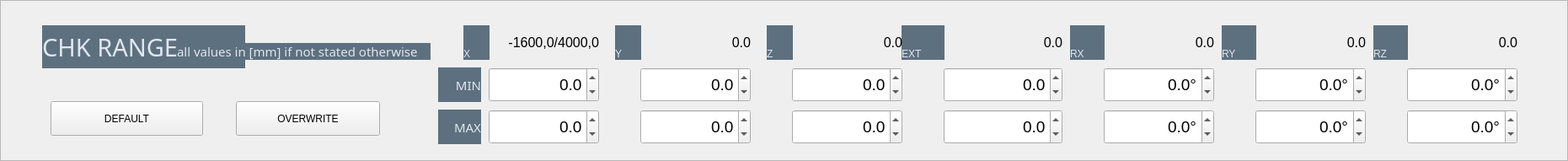
     <widget class="QFrame" name="CHKR_frame">
      <property name="geometry">
       <rect>
        <x>30</x>
        <y>730</y>
        <width>1861</width>
        <height>191</height>
       </rect>
      </property>
      <property name="frameShape">
       <enum>QFrame::StyledPanel</enum>
      </property>
      <property name="frameShadow">
       <enum>QFrame::Raised</enum>
      </property>
      <widget class="QLabel" name="CHKR_0_framelabel">
       <property name="geometry">
        <rect>
         <x>50</x>
         <y>30</y>
         <width>241</width>
         <height>51</height>
        </rect>
       </property>
       <property name="font">
        <font>
         <family>Bahnschrift</family>
         <pointsize>22</pointsize>
        </font>
       </property>
       <property name="styleSheet">
        <string notr="true">border: 0px;
font-size: 22pt;
padding: 0px;
background-color: #5D707F;
color: #E1E5EE;</string>
       </property>
       <property name="text">
        <string>CHK RANGE</string>
       </property>
       <property name="alignment">
        <set>Qt::AlignLeading|Qt::AlignLeft|Qt::AlignVCenter</set>
       </property>
      </widget>
      <widget class="QDoubleSpinBox" name="CHKR_float_y_max">
       <property name="geometry">
        <rect>
         <x>760</x>
         <y>130</y>
         <width>131</width>
         <height>41</height>
        </rect>
       </property>
       <property name="styleSheet">
        <string notr="true">font-size: 14pt;</string>
       </property>
       <property name="alignment">
        <set>Qt::AlignRight|Qt::AlignTrailing|Qt::AlignVCenter</set>
       </property>
       <property name="decimals">
        <number>1</number>
       </property>
       <property name="minimum">
        <double>-9999.000000000000000</double>
       </property>
       <property name="maximum">
        <double>9999.000000000000000</double>
       </property>
       <property name="singleStep">
        <double>10.000000000000000</double>
       </property>
      </widget>
      <widget class="QLabel" name="CHKR_lbl_x">
       <property name="geometry">
        <rect>
         <x>550</x>
         <y>30</y>
         <width>31</width>
         <height>41</height>
        </rect>
       </property>
       <property name="styleSheet">
        <string notr="true">border: 0px;
background-color: #5D707F;
color: #E1E5EE;</string>
       </property>
       <property name="text">
        <string>X</string>
       </property>
       <property name="alignment">
        <set>Qt::AlignBottom|Qt::AlignLeading|Qt::AlignLeft</set>
       </property>
      </widget>
      <widget class="QLabel" name="CHKR_disp_ext">
       <property name="geometry">
        <rect>
         <x>1120</x>
         <y>30</y>
         <width>141</width>
         <height>41</height>
        </rect>
       </property>
       <property name="styleSheet">
        <string notr="true">font-size:12pt;</string>
       </property>
       <property name="text">
        <string>0.0</string>
       </property>
       <property name="alignment">
        <set>Qt::AlignRight|Qt::AlignTrailing|Qt::AlignVCenter</set>
       </property>
      </widget>
      <widget class="QDoubleSpinBox" name="CHKR_float_rx_max">
       <property name="geometry">
        <rect>
         <x>1310</x>
         <y>130</y>
         <width>131</width>
         <height>41</height>
        </rect>
       </property>
       <property name="styleSheet">
        <string notr="true">font-size: 14pt;</string>
       </property>
       <property name="alignment">
        <set>Qt::AlignRight|Qt::AlignTrailing|Qt::AlignVCenter</set>
       </property>
       <property name="suffix">
        <string>°</string>
       </property>
       <property name="decimals">
        <number>1</number>
       </property>
       <property name="minimum">
        <double>-9999.000000000000000</double>
       </property>
       <property name="maximum">
        <double>9999.000000000000000</double>
       </property>
       <property name="singleStep">
        <double>10.000000000000000</double>
       </property>
      </widget>
      <widget class="QLabel" name="CHKR_disp_y">
       <property name="geometry">
        <rect>
         <x>760</x>
         <y>30</y>
         <width>131</width>
         <height>41</height>
        </rect>
       </property>
       <property name="styleSheet">
        <string notr="true">font-size:12pt;</string>
       </property>
       <property name="text">
        <string>0.0</string>
       </property>
       <property name="alignment">
        <set>Qt::AlignRight|Qt::AlignTrailing|Qt::AlignVCenter</set>
       </property>
      </widget>
      <widget class="QLabel" name="CHKR_lbl_z">
       <property name="geometry">
        <rect>
         <x>910</x>
         <y>30</y>
         <width>31</width>
         <height>41</height>
        </rect>
       </property>
       <property name="styleSheet">
        <string notr="true">border: 0px;
background-color: #5D707F;
color: #E1E5EE;</string>
       </property>
       <property name="text">
        <string>Z</string>
       </property>
       <property name="alignment">
        <set>Qt::AlignBottom|Qt::AlignLeading|Qt::AlignLeft</set>
       </property>
      </widget>
      <widget class="QLabel" name="CHKR_lbl_rx">
       <property name="geometry">
        <rect>
         <x>1270</x>
         <y>30</y>
         <width>41</width>
         <height>41</height>
        </rect>
       </property>
       <property name="styleSheet">
        <string notr="true">border: 0px;
background-color: #5D707F;
color: #E1E5EE;</string>
       </property>
       <property name="text">
        <string>RX</string>
       </property>
       <property name="alignment">
        <set>Qt::AlignBottom|Qt::AlignLeading|Qt::AlignLeft</set>
       </property>
      </widget>
      <widget class="QLabel" name="CHKR_disp_x">
       <property name="geometry">
        <rect>
         <x>580</x>
         <y>30</y>
         <width>131</width>
         <height>41</height>
        </rect>
       </property>
       <property name="styleSheet">
        <string notr="true">font-size:12pt;</string>
       </property>
       <property name="text">
        <string>-1600,0/4000,0</string>
       </property>
       <property name="alignment">
        <set>Qt::AlignRight|Qt::AlignTrailing|Qt::AlignVCenter</set>
       </property>
      </widget>
      <widget class="QLabel" name="CHKR_disp_z">
       <property name="geometry">
        <rect>
         <x>940</x>
         <y>30</y>
         <width>131</width>
         <height>41</height>
        </rect>
       </property>
       <property name="styleSheet">
        <string notr="true">font-size:12pt;</string>
       </property>
       <property name="text">
        <string>0.0</string>
       </property>
       <property name="alignment">
        <set>Qt::AlignRight|Qt::AlignTrailing|Qt::AlignVCenter</set>
       </property>
      </widget>
      <widget class="QLabel" name="CHKR_lbl_ry">
       <property name="geometry">
        <rect>
         <x>1450</x>
         <y>30</y>
         <width>41</width>
         <height>41</height>
        </rect>
       </property>
       <property name="styleSheet">
        <string notr="true">border: 0px;
background-color: #5D707F;
color: #E1E5EE;</string>
       </property>
       <property name="text">
        <string>RY</string>
       </property>
       <property name="alignment">
        <set>Qt::AlignBottom|Qt::AlignLeading|Qt::AlignLeft</set>
       </property>
      </widget>
      <widget class="QLabel" name="CHKR_lbl_ext">
       <property name="geometry">
        <rect>
         <x>1070</x>
         <y>30</y>
         <width>51</width>
         <height>41</height>
        </rect>
       </property>
       <property name="styleSheet">
        <string notr="true">border: 0px;
background-color: #5D707F;
color: #E1E5EE;</string>
       </property>
       <property name="text">
        <string>EXT</string>
       </property>
       <property name="alignment">
        <set>Qt::AlignBottom|Qt::AlignLeading|Qt::AlignLeft</set>
       </property>
      </widget>
      <widget class="QLabel" name="CHKR_lbl_y">
       <property name="geometry">
        <rect>
         <x>730</x>
         <y>30</y>
         <width>31</width>
         <height>41</height>
        </rect>
       </property>
       <property name="styleSheet">
        <string notr="true">border: 0px;
background-color: #5D707F;
color: #E1E5EE;</string>
       </property>
       <property name="text">
        <string>Y</string>
       </property>
       <property name="alignment">
        <set>Qt::AlignBottom|Qt::AlignLeading|Qt::AlignLeft</set>
       </property>
      </widget>
      <widget class="QLabel" name="CHKR_disp_rz">
       <property name="geometry">
        <rect>
         <x>1670</x>
         <y>30</y>
         <width>131</width>
         <height>41</height>
        </rect>
       </property>
       <property name="styleSheet">
        <string notr="true">font-size:12pt;</string>
       </property>
       <property name="text">
        <string>0.0</string>
       </property>
       <property name="alignment">
        <set>Qt::AlignRight|Qt::AlignTrailing|Qt::AlignVCenter</set>
       </property>
      </widget>
      <widget class="QDoubleSpinBox" name="CHKR_float_rz_max">
       <property name="geometry">
        <rect>
         <x>1670</x>
         <y>130</y>
         <width>131</width>
         <height>41</height>
        </rect>
       </property>
       <property name="styleSheet">
        <string notr="true">font-size: 14pt;</string>
       </property>
       <property name="alignment">
        <set>Qt::AlignRight|Qt::AlignTrailing|Qt::AlignVCenter</set>
       </property>
       <property name="suffix">
        <string>°</string>
       </property>
       <property name="decimals">
        <number>1</number>
       </property>
       <property name="minimum">
        <double>-9999.000000000000000</double>
       </property>
       <property name="maximum">
        <double>9999.000000000000000</double>
       </property>
       <property name="singleStep">
        <double>10.000000000000000</double>
       </property>
      </widget>
      <widget class="QDoubleSpinBox" name="CHKR_float_ry_max">
       <property name="geometry">
        <rect>
         <x>1490</x>
         <y>130</y>
         <width>131</width>
         <height>41</height>
        </rect>
       </property>
       <property name="styleSheet">
        <string notr="true">font-size: 14pt;</string>
       </property>
       <property name="alignment">
        <set>Qt::AlignRight|Qt::AlignTrailing|Qt::AlignVCenter</set>
       </property>
       <property name="suffix">
        <string>°</string>
       </property>
       <property name="decimals">
        <number>1</number>
       </property>
       <property name="minimum">
        <double>-9999.000000000000000</double>
       </property>
       <property name="maximum">
        <double>9999.000000000000000</double>
       </property>
       <property name="singleStep">
        <double>10.000000000000000</double>
       </property>
      </widget>
      <widget class="QLabel" name="CHKR_disp_rx">
       <property name="geometry">
        <rect>
         <x>1310</x>
         <y>30</y>
         <width>131</width>
         <height>41</height>
        </rect>
       </property>
       <property name="styleSheet">
        <string notr="true">font-size:12pt;</string>
       </property>
       <property name="text">
        <string>0.0</string>
       </property>
       <property name="alignment">
        <set>Qt::AlignRight|Qt::AlignTrailing|Qt::AlignVCenter</set>
       </property>
      </widget>
      <widget class="QLabel" name="CHKR_disp_ry">
       <property name="geometry">
        <rect>
         <x>1490</x>
         <y>30</y>
         <width>131</width>
         <height>41</height>
        </rect>
       </property>
       <property name="styleSheet">
        <string notr="true">font-size:12pt;</string>
       </property>
       <property name="text">
        <string>0.0</string>
       </property>
       <property name="alignment">
        <set>Qt::AlignRight|Qt::AlignTrailing|Qt::AlignVCenter</set>
       </property>
      </widget>
      <widget class="QDoubleSpinBox" name="CHKR_float_z_max">
       <property name="geometry">
        <rect>
         <x>940</x>
         <y>130</y>
         <width>131</width>
         <height>41</height>
        </rect>
       </property>
       <property name="styleSheet">
        <string notr="true">font-size: 14pt;</string>
       </property>
       <property name="alignment">
        <set>Qt::AlignRight|Qt::AlignTrailing|Qt::AlignVCenter</set>
       </property>
       <property name="decimals">
        <number>1</number>
       </property>
       <property name="minimum">
        <double>-9999.000000000000000</double>
       </property>
       <property name="maximum">
        <double>9999.000000000000000</double>
       </property>
       <property name="singleStep">
        <double>10.000000000000000</double>
       </property>
      </widget>
      <widget class="QDoubleSpinBox" name="CHKR_float_ext_max">
       <property name="geometry">
        <rect>
         <x>1120</x>
         <y>130</y>
         <width>141</width>
         <height>41</height>
        </rect>
       </property>
       <property name="styleSheet">
        <string notr="true">font-size: 14pt;</string>
       </property>
       <property name="alignment">
        <set>Qt::AlignRight|Qt::AlignTrailing|Qt::AlignVCenter</set>
       </property>
       <property name="decimals">
        <number>1</number>
       </property>
       <property name="minimum">
        <double>-9999.000000000000000</double>
       </property>
       <property name="maximum">
        <double>9999.000000000000000</double>
       </property>
       <property name="singleStep">
        <double>10.000000000000000</double>
       </property>
      </widget>
      <widget class="QLabel" name="CHKR_lbl_rz">
       <property name="geometry">
        <rect>
         <x>1630</x>
         <y>30</y>
         <width>41</width>
         <height>41</height>
        </rect>
       </property>
       <property name="styleSheet">
        <string notr="true">border: 0px;
background-color: #5D707F;
color: #E1E5EE;</string>
       </property>
       <property name="text">
        <string>RZ</string>
       </property>
       <property name="alignment">
        <set>Qt::AlignBottom|Qt::AlignLeading|Qt::AlignLeft</set>
       </property>
      </widget>
      <widget class="QDoubleSpinBox" name="CHKR_float_x_max">
       <property name="geometry">
        <rect>
         <x>580</x>
         <y>130</y>
         <width>131</width>
         <height>41</height>
        </rect>
       </property>
       <property name="styleSheet">
        <string notr="true">font-size: 14pt;</string>
       </property>
       <property name="alignment">
        <set>Qt::AlignRight|Qt::AlignTrailing|Qt::AlignVCenter</set>
       </property>
       <property name="decimals">
        <number>1</number>
       </property>
       <property name="minimum">
        <double>-9999.000000000000000</double>
       </property>
       <property name="maximum">
        <double>9999.000000000000000</double>
       </property>
       <property name="singleStep">
        <double>10.000000000000000</double>
       </property>
       <property name="value">
        <double>0.000000000000000</double>
       </property>
      </widget>
      <widget class="QLabel" name="CHKR_lbl_min">
       <property name="geometry">
        <rect>
         <x>520</x>
         <y>80</y>
         <width>51</width>
         <height>41</height>
        </rect>
       </property>
       <property name="font">
        <font>
         <family>Bahnschrift</family>
         <pointsize>11</pointsize>
        </font>
       </property>
       <property name="styleSheet">
        <string notr="true">border: 0px;
font-size: 11pt;
padding: 0px;
background-color: #5D707F;
color: #E1E5EE;</string>
       </property>
       <property name="text">
        <string>MIN</string>
       </property>
       <property name="alignment">
        <set>Qt::AlignRight|Qt::AlignTrailing|Qt::AlignVCenter</set>
       </property>
      </widget>
      <widget class="QPushButton" name="CHKR_btt_overwrite">
       <property name="geometry">
        <rect>
         <x>280</x>
         <y>120</y>
         <width>171</width>
         <height>41</height>
        </rect>
       </property>
       <property name="text">
        <string>OVERWRITE</string>
       </property>
      </widget>
      <widget class="QPushButton" name="CHKR_btt_default">
       <property name="geometry">
        <rect>
         <x>60</x>
         <y>120</y>
         <width>181</width>
         <height>41</height>
        </rect>
       </property>
       <property name="text">
        <string>DEFAULT</string>
       </property>
      </widget>
      <widget class="QLabel" name="CHKR_0_notice">
       <property name="geometry">
        <rect>
         <x>210</x>
         <y>51</y>
         <width>301</width>
         <height>20</height>
        </rect>
       </property>
       <property name="font">
        <font>
         <family>Bahnschrift</family>
         <pointsize>11</pointsize>
        </font>
       </property>
       <property name="styleSheet">
        <string notr="true">border: 0px;
font-size: 11pt;
padding: 0px;
background-color: #5D707F;
color: #E1E5EE;</string>
       </property>
       <property name="text">
        <string>all values in [mm] if not stated otherwise</string>
       </property>
       <property name="alignment">
        <set>Qt::AlignLeading|Qt::AlignLeft|Qt::AlignVCenter</set>
       </property>
      </widget>
      <widget class="QDoubleSpinBox" name="CHKR_float_x_min">
       <property name="geometry">
        <rect>
         <x>580</x>
         <y>80</y>
         <width>131</width>
         <height>41</height>
        </rect>
       </property>
       <property name="styleSheet">
        <string notr="true">font-size: 14pt;</string>
       </property>
       <property name="alignment">
        <set>Qt::AlignRight|Qt::AlignTrailing|Qt::AlignVCenter</set>
       </property>
       <property name="decimals">
        <number>1</number>
       </property>
       <property name="minimum">
        <double>-9999.000000000000000</double>
       </property>
       <property name="maximum">
        <double>9999.000000000000000</double>
       </property>
       <property name="singleStep">
        <double>10.000000000000000</double>
       </property>
       <property name="value">
        <double>0.000000000000000</double>
       </property>
      </widget>
      <widget class="QDoubleSpinBox" name="CHKR_float_y_min">
       <property name="geometry">
        <rect>
         <x>760</x>
         <y>80</y>
         <width>131</width>
         <height>41</height>
        </rect>
       </property>
       <property name="styleSheet">
        <string notr="true">font-size: 14pt;</string>
       </property>
       <property name="alignment">
        <set>Qt::AlignRight|Qt::AlignTrailing|Qt::AlignVCenter</set>
       </property>
       <property name="decimals">
        <number>1</number>
       </property>
       <property name="minimum">
        <double>-9999.000000000000000</double>
       </property>
       <property name="maximum">
        <double>9999.000000000000000</double>
       </property>
       <property name="singleStep">
        <double>10.000000000000000</double>
       </property>
      </widget>
      <widget class="QLabel" name="CHKR_lbl_max">
       <property name="geometry">
        <rect>
         <x>520</x>
         <y>130</y>
         <width>51</width>
         <height>41</height>
        </rect>
       </property>
       <property name="font">
        <font>
         <family>Bahnschrift</family>
         <pointsize>11</pointsize>
        </font>
       </property>
       <property name="styleSheet">
        <string notr="true">border: 0px;
font-size: 11pt;
padding: 0px;
background-color: #5D707F;
color: #E1E5EE;</string>
       </property>
       <property name="text">
        <string>MAX</string>
       </property>
       <property name="alignment">
        <set>Qt::AlignRight|Qt::AlignTrailing|Qt::AlignVCenter</set>
       </property>
      </widget>
      <widget class="QDoubleSpinBox" name="CHKR_float_z_min">
       <property name="geometry">
        <rect>
         <x>940</x>
         <y>80</y>
         <width>131</width>
         <height>41</height>
        </rect>
       </property>
       <property name="styleSheet">
        <string notr="true">font-size: 14pt;</string>
       </property>
       <property name="alignment">
        <set>Qt::AlignRight|Qt::AlignTrailing|Qt::AlignVCenter</set>
       </property>
       <property name="decimals">
        <number>1</number>
       </property>
       <property name="minimum">
        <double>-9999.000000000000000</double>
       </property>
       <property name="maximum">
        <double>9999.000000000000000</double>
       </property>
       <property name="singleStep">
        <double>10.000000000000000</double>
       </property>
      </widget>
      <widget class="QDoubleSpinBox" name="CHKR_float_ext_min">
       <property name="geometry">
        <rect>
         <x>1120</x>
         <y>80</y>
         <width>141</width>
         <height>41</height>
        </rect>
       </property>
       <property name="styleSheet">
        <string notr="true">font-size: 14pt;</string>
       </property>
       <property name="alignment">
        <set>Qt::AlignRight|Qt::AlignTrailing|Qt::AlignVCenter</set>
       </property>
       <property name="decimals">
        <number>1</number>
       </property>
       <property name="minimum">
        <double>-9999.000000000000000</double>
       </property>
       <property name="maximum">
        <double>9999.000000000000000</double>
       </property>
       <property name="singleStep">
        <double>10.000000000000000</double>
       </property>
      </widget>
      <widget class="QDoubleSpinBox" name="CHKR_float_rx_min">
       <property name="geometry">
        <rect>
         <x>1310</x>
         <y>80</y>
         <width>131</width>
         <height>41</height>
        </rect>
       </property>
       <property name="styleSheet">
        <string notr="true">font-size: 14pt;</string>
       </property>
       <property name="alignment">
        <set>Qt::AlignRight|Qt::AlignTrailing|Qt::AlignVCenter</set>
       </property>
       <property name="suffix">
        <string>°</string>
       </property>
       <property name="decimals">
        <number>1</number>
       </property>
       <property name="minimum">
        <double>-9999.000000000000000</double>
       </property>
       <property name="maximum">
        <double>9999.000000000000000</double>
       </property>
       <property name="singleStep">
        <double>10.000000000000000</double>
       </property>
      </widget>
      <widget class="QDoubleSpinBox" name="CHKR_float_ry_min">
       <property name="geometry">
        <rect>
         <x>1490</x>
         <y>80</y>
         <width>131</width>
         <height>41</height>
        </rect>
       </property>
       <property name="styleSheet">
        <string notr="true">font-size: 14pt;</string>
       </property>
       <property name="alignment">
        <set>Qt::AlignRight|Qt::AlignTrailing|Qt::AlignVCenter</set>
       </property>
       <property name="suffix">
        <string>°</string>
       </property>
       <property name="decimals">
        <number>1</number>
       </property>
       <property name="minimum">
        <double>-9999.000000000000000</double>
       </property>
       <property name="maximum">
        <double>9999.000000000000000</double>
       </property>
       <property name="singleStep">
        <double>10.000000000000000</double>
       </property>
      </widget>
      <widget class="QDoubleSpinBox" name="CHKR_float_rz_min">
       <property name="geometry">
        <rect>
         <x>1670</x>
         <y>80</y>
         <width>131</width>
         <height>41</height>
        </rect>
       </property>
       <property name="styleSheet">
        <string notr="true">font-size: 14pt;</string>
       </property>
       <property name="alignment">
        <set>Qt::AlignRight|Qt::AlignTrailing|Qt::AlignVCenter</set>
       </property>
       <property name="suffix">
        <string>°</string>
       </property>
       <property name="decimals">
        <number>1</number>
       </property>
       <property name="minimum">
        <double>-9999.000000000000000</double>
       </property>
       <property name="maximum">
        <double>9999.000000000000000</double>
       </property>
       <property name="singleStep">
        <double>10.000000000000000</double>
       </property>
      </widget>
      <zorder>CHKR_lbl_min</zorder>
      <zorder>CHKR_lbl_rz</zorder>
      <zorder>CHKR_lbl_y</zorder>
      <zorder>CHKR_lbl_ext</zorder>
      <zorder>CHKR_0_framelabel</zorder>
      <zorder>CHKR_float_y_max</zorder>
      <zorder>CHKR_lbl_x</zorder>
      <zorder>CHKR_disp_ext</zorder>
      <zorder>CHKR_float_rx_max</zorder>
      <zorder>CHKR_disp_y</zorder>
      <zorder>CHKR_lbl_z</zorder>
      <zorder>CHKR_lbl_rx</zorder>
      <zorder>CHKR_disp_x</zorder>
      <zorder>CHKR_disp_z</zorder>
      <zorder>CHKR_lbl_ry</zorder>
      <zorder>CHKR_disp_rz</zorder>
      <zorder>CHKR_float_rz_max</zorder>
      <zorder>CHKR_float_ry_max</zorder>
      <zorder>CHKR_disp_rx</zorder>
      <zorder>CHKR_disp_ry</zorder>
      <zorder>CHKR_float_z_max</zorder>
      <zorder>CHKR_float_ext_max</zorder>
      <zorder>CHKR_float_x_max</zorder>
      <zorder>CHKR_btt_overwrite</zorder>
      <zorder>CHKR_btt_default</zorder>
      <zorder>CHKR_0_notice</zorder>
      <zorder>CHKR_float_x_min</zorder>
      <zorder>CHKR_float_y_min</zorder>
      <zorder>CHKR_lbl_max</zorder>
      <zorder>CHKR_float_z_min</zorder>
      <zorder>CHKR_float_ext_min</zorder>
      <zorder>CHKR_float_rx_min</zorder>
      <zorder>CHKR_float_ry_min</zorder>
      <zorder>CHKR_float_rz_min</zorder>
     </widget>
